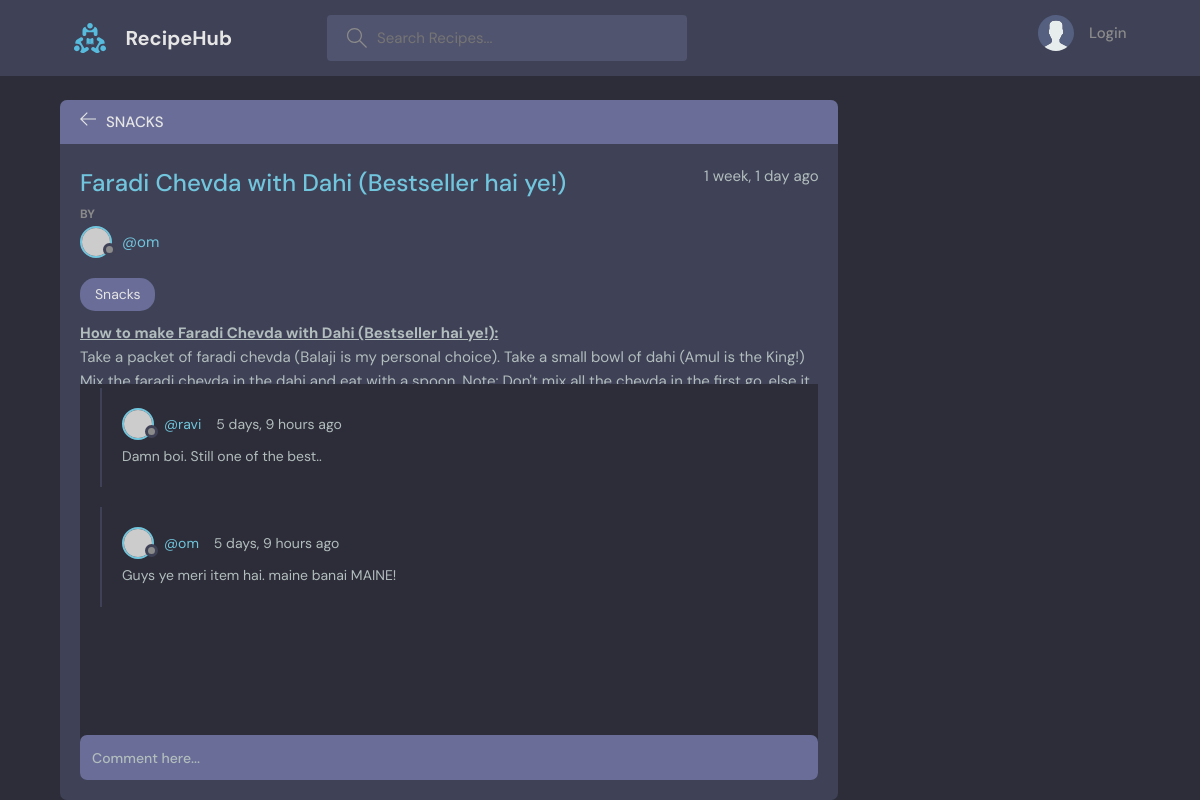
/recipe/4/, run on the app's committed database.
### base/models.py (models this page shows, shortened)
class Recipe(models.Model):
    host = models.ForeignKey(User, on_delete=models.SET_NULL, null=True)
    topic = models.ForeignKey(Topic, on_delete=models.SET_NULL, null=True)
    name = models.CharField(max_length=200)
    description = models.TextField(null=True, blank=True)
    updated = models.DateTimeField(auto_now=True)
    created = models.DateTimeField(auto_now_add=True)
    class Meta:
        ordering = ['-updated', '-created']

class Topic(models.Model):
    name = models.CharField(max_length=200)
    def __str__(self):
        return self.name

class Message(models.Model):
    user = models.ForeignKey(User, on_delete=models.CASCADE)
    recipe = models.ForeignKey(Recipe, on_delete=models.CASCADE)
    body = models.TextField()
    updated = models.DateTimeField(auto_now=True)
    created = models.DateTimeField(auto_now_add=True)

### base/views.py (the view, shortened to what this page needs)
# urls.py: path('recipe/<str:pk>/', views.recipe, name="recipe"),
def recipe(request, pk):
    recipe = Recipe.objects.get(id=pk)
    recipe_messages = recipe.message_set.all().order_by('-created')     # order_by(...) is used to get recent messages to top
    context = {'recipe': recipe, 'recipe_messages': recipe_messages}
    return render(request, 'recipe.html', context)

### templates/recipe.html (shortened to what this page needs)
{% extends 'main.html' %}
{% block content %}
    <main class="profile-page layout layout--2">
      <div class="container">
        <div class="room">
          <div class="room__top">
            <div class="room__topLeft">
              <a href="{% url 'home' %}">
                <svg version="1.1" xmlns="http://www.w3.org/2000/svg" width="32" height="32" viewBox="0 0 32 32">
                  <title>arrow-left</title>
                  <path d="M13.723 2.286l-13.723 13.714 13.719 13.714 1.616-1.611-10.96-10.96h27.625v-2.286h-27.625l10.965-10.965-1.616-1.607z"></path>
                </svg>
              </a>
              <h3>{{recipe.topic}}</h3>
            </div>
          </div>
          <div class="room__box scroll">
            <div class="room__header scroll">
              <div class="room__info">
                <h3>{{recipe.name}}</h3>
                <span>{{recipe.created|timesince}} ago</span>
              </div>
              <div class="room__hosted">
                <p>By</p>
                <a href="{% url 'user-profile' recipe.host.id %}" class="room__author">
                  <div class="avatar avatar--small">
                    <img src="https://randomuser.me/api/portraits/men/37.jpg" />
                  </div>
                  <span>@{{recipe.host.username}}</span>
                </a>
              </div>
              <span class="room__topics">{{recipe.topic}}</span>
              <div class="room__details">
                <p><strong style="text-decoration: underline">How to make {{recipe.name}}:</strong></p>
                {{recipe.description}}
              </div>
            </div>
            <div class="room__conversation">
              <div class="threads scroll">
                {% for message in recipe_messages %}
                <div class="thread">
                  <div class="thread__top">
                    <div class="thread__author">
                      <a href="{% url 'user-profile' message.user.id %}" class="thread__authorInfo">
                        <div class="avatar avatar--small">
                          <img src="https://randomuser.me/api/portraits/men/37.jpg" />
                        </div>
                        <span>@{{message.user.username}}</span>
                      </a>
                      <span class="thread__date">{{message.created|timesince}} ago</span>
                    </div>
                  </div>
                  <div class="thread__details">
                    {{message.body}}
                  </div>
                </div>
                {% endfor %}
              </div>
            </div>
          </div>
          <div class="room__message">
            <form action="" method="POST">
              <input name="body" placeholder="Comment here..." />
            </form>
          </div>
        </div>
      </div>
    </main>
{% endblock content %}

### static/styles/style.css (style rules this page uses)
:root { --color-main: #71c6dd; --color-main-light: #e1f6fb; --color-dark: #3f4156; --color-dark-medium: #51546e; --color-dark-light: #696d97; --color-light: #e5e5e5; --color-gray: #8b8b8b; --color-light-gray: #b2bdbd; --color-bg: #2d2d39; --color-success: #5dd693; --color-error: #fc4b0b; }
* { font-family: "DM Sans", -apple-system, BlinkMacSystemFont, "Segoe UI", Roboto, Oxygen, Ubuntu, Cantarell, "Open Sans", "Helvetica Neue", sans-serif; margin: 0; padding: 0; box-sizing: border-box; text-rendering: optimizeLegibility; font-size: inherit; }
html { font-size: 56.25%; }
@media only screen and (min-width: 1200px) { html { font-size: 62.5%; } }
body { line-height: 1.6; font-weight: 400; font-size: 1.5rem; color: var(--color-light-gray); background-color: var(--color-bg); min-height: 100vh; }
img { width: 100%; }
a { display: inline-block; color: var(--color-main); text-decoration: none; }
.container { max-width: 120rem; width: 90%; margin: auto; }
.avatar { position: relative; display: inline-block; border-radius: 50%; border: 2px solid var(--color-main); }
.avatar img { display: block; border-radius: 50%; object-fit: cover; object-position: center; }
.avatar::after { content: ""; display: block; position: absolute; background-color: var(--color-gray); z-index: 111; border-radius: 50%; border: 0.3rem solid var(--color-dark); }
.avatar.avatar--small img { width: 2.8rem; height: 2.8rem; }
.avatar.avatar--small:after { width: 0.7rem; height: 0.7rem; bottom: 0px; right: -6px; }
.layout { margin-top: 2.4rem; }
.layout > .container { display: flex; justify-content: space-between; align-items: flex-start; }
.layout--2 > .container > div:first-child { flex-basis: 72%; }
.room, .participants { background: var(--color-dark); max-height: 87.5vh; border-radius: 0.7rem; overflow: hidden; position: relative; }
.room__top, .participants__top { background: var(--color-dark-light); display: flex; justify-content: space-between; align-items: center; padding: 1rem 2rem; position: relative; }
.room__top svg, .thread__top svg { width: 1.6rem; height: 1.6rem; fill: var(--color-light); cursor: pointer; }
.room__topLeft { display: flex; align-items: flex-end; gap: 1rem; }
.room__topLeft h3, .participants__top { text-transform: uppercase; font-weight: 500; color: var(--color-light); }
.room__topLeft svg { width: 1.6rem; height: 1.6rem; fill: var(--color-light); }
.room__header { max-height: 30vh; overflow-y: auto; position: absolute; width: 95%; background: var(--color-dark); z-index: 999; top: 4.4rem; padding-top: 2rem; padding-bottom: 1rem; }
.room__box { padding-left: 2rem; padding-right: 2rem; height: 80.5vh; padding-bottom: 0; }
.room__info { display: flex; justify-content: space-between; }
.room__info h3 { font-size: 2.4rem; font-weight: 500; color: var(--color-main); }
.room__hosted p { text-transform: uppercase; color: var(--color-gray); font-size: 1.2rem; font-weight: 700; line-height: 2; }
.room__author { display: flex; gap: 1rem; align-items: center; margin-bottom: 1rem; transition: all 0.3s ease-in-out; }
.room__topics { padding: 0.5rem 1.5rem; background: var(--color-dark-light); color: var(--color-light); display: inline-block; font-size: 1.4rem; border-radius: 1.5rem; margin: 1rem 0; }
.room__conversation { margin-top: 1rem; margin-bottom: 4rem; height: 64%; }
.threads { background: var(--color-bg); border-radius: 0.7rem; overflow-y: auto; height: 100%; margin-top: 28vh; padding: 0 2rem 4rem 2rem; }
.thread { border-left: 2px solid var(--color-dark); padding-left: 1rem; margin: 2rem 0; padding: 2rem; }
.thread__top { display: flex; align-items: center; justify-content: space-between; }
.thread__author { display: flex; align-items: center; gap: 1.5rem; font-size: 1.4rem; }
.thread__authorInfo { display: flex; align-items: center; gap: 1rem; }
.thread__details { font-size: 1.4rem; margin-top: 0.5rem; }
.room__message { padding: 2rem; position: absolute; z-index: 111; bottom: 0; left: 0; right: 0; background: transparent; }
.room__message > form > input { resize: none; background-color: var(--color-dark-light); color: var(--color-light); border: none; outline: none; border-radius: 0.7rem; height: 4.5rem; width: 100%; margin-top: -1rem; padding: 1.2rem; font-size: 1.4rem; font-weight: 500; position: relative; }
.room__message > form > input::placeholder { color: var(--color-light-gray); }

### data on the page
Recipe: topic "SNACKS", name "Faradi Chevda with Dahi (Bestseller hai ye!)", created "1 week, 1 day", host.username "om", topic "Snacks", description "Take a packet of faradi chevda (Balaji is my personal choice). Take a small bowl of dahi (Amul is the King!)…"
Message: user.username "ravi", created "5 days, 9 hours", body "Damn boi. Still one of the best.."
Message: user.username "om", created "5 days, 9 hours", body "Guys ye meri item hai. maine banai MAINE!"
